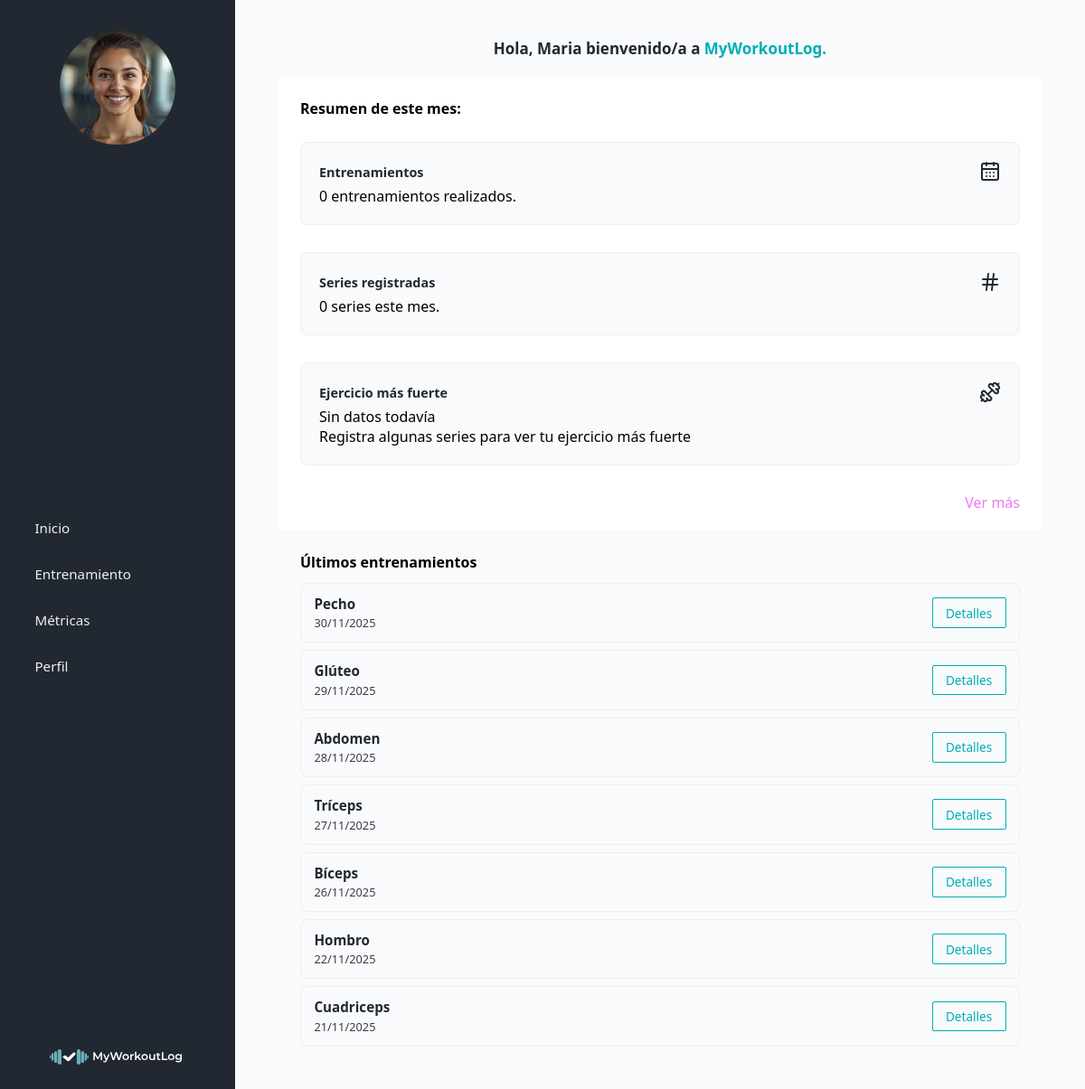
Page /index.php?controller=dashboard&action=index (signed in) on the committed database.
### tables this page shows
CREATE TABLE `entrenamientos` (
  `id` int(11) NOT NULL,
  `id_usuario` int(11) NOT NULL,
  `fecha` date NOT NULL,
  `nombre_entrenamiento` varchar(100) NOT NULL,
  `notas` text DEFAULT NULL
);

### controller/DashboardController.php (called while the page is built, shortened)
<?php
require_once __DIR__ . '/helpers.php';
require_once __DIR__ . '/../model/Entrenamiento.php';
require_once __DIR__ . '/../model/Serie.php';
class DashboardController
{
    public function index(){
        $idUsuario = $_SESSION['id_usuario'];
        $hoy = new DateTime();
        $primerDiaMes = (clone $hoy)->modify('first day of this month')->format('Y-m-d');
        $ultimoDiaMes = (clone $hoy)->modify('last day of this month')->format('Y-m-d');
        $entrenamientosMes      = Entrenamiento::listarPorUsuario($idUsuario, $primerDiaMes, $ultimoDiaMes);
        $totalEntrenamientosMes = count($entrenamientosMes);
        $totalSeriesMes = Serie::contarSeriesPorUsuarioYRango(
            $idUsuario,
            $primerDiaMes,
            $ultimoDiaMes
        );
        $entrenamientosTodos   = Entrenamiento::listarPorUsuario($idUsuario, null, null);
        $ultimosEntrenamientos = array_slice($entrenamientosTodos, 0, 7);
        require __DIR__ . '/../view/layout.php';
    }
}

### index.php (called while the page is built, shortened)
<?php
require_once __DIR__ . '/controller/helpers.php';
$action         = $_GET['action']     ?? 'login';
$action         = preg_replace('/[^a-zA-Z0-9_]/', '', $action);
$controller = new $controllerClass();
$controller->$action();

### controller/helpers.php (called while the page is built, shortened)
<?php
function esAdmin(): bool{
    return isset($_SESSION['rol']) && $_SESSION['rol'] === 'admin';
}
function obtenerFotoPerfilWeb(): ?string{
    $idUsuario = (int) $_SESSION['id_usuario'];
    $ruta      = "public/img/perfil/{$idUsuario}.jpg";
    if (file_exists($ruta)) {
        return $ruta;
    }
    return null;
}

### model/Entrenamiento.php (called while the page is built, shortened)
<?php
require_once __DIR__ . '/Serie.php';
class Entrenamiento
{
    private ?int $id = null;
    private string $fecha;
    private string $nombre_entrenamiento;
    public function __construct(
        ?int $id = null,
        int $id_usuario = 0,
        string $fecha = '',
        string $nombre_entrenamiento = '',
        ?string $notas = null
    ) {
        $this->id                  = $id;
        $this->fecha               = $fecha;
        $this->nombre_entrenamiento = $nombre_entrenamiento;
    }
    public function getId(): ?int
    {
        return $this->id;
    }
    public function getFecha(): string
    {
        return $this->fecha;
    }
    public function getNombreEntrenamiento(): string
    {
        return $this->nombre_entrenamiento;
    }
    public static function listarPorUsuario(
        int $id_usuario,
        ?string $desde = null,
        ?string $hasta = null
    ): array {
        $pdo = Conexion::conectar();
        $sql = "SELECT * FROM entrenamientos
                WHERE id_usuario = :id_usuario";
        $params = ['id_usuario' => $id_usuario];
        if ($desde !== null && $desde !== '') {
            $sql .= " AND fecha >= :desde";
            $params['desde'] = $desde;
        }
        if ($hasta !== null && $hasta !== '') {
            $sql .= " AND fecha <= :hasta";
            $params['hasta'] = $hasta;
        }
        $sql .= " ORDER BY fecha DESC, id DESC";
        $stmt = $pdo->prepare($sql);
        $stmt->execute($params);
        $entrenamientos = [];
        while ($fila = $stmt->fetch()) {
            $entrenamientos[] = new Entrenamiento(
                (int)$fila['id'],
                (int)$fila['id_usuario'],
                $fila['fecha'],
                $fila['nombre_entrenamiento'],
                $fila['notas'] !== null ? (string)$fila['notas'] : null
            );
        }
        return $entrenamientos;
    }
}

### model/Serie.php (called while the page is built, shortened)
<?php
class Serie{
    public static function contarSeriesPorUsuarioYRango(
    int $id_usuario,
    ?string $desde,
    ?string $hasta
    ): int {
        $pdo = Conexion::conectar();
        $sql = "SELECT COUNT(*) AS total
                FROM series s
                JOIN entrenamientos e ON s.id_entrenamiento = e.id
                WHERE e.id_usuario = :id_usuario";
        $params = ['id_usuario' => $id_usuario];
        if ($desde !== null) {
            $sql .= " AND e.fecha >= :desde";
            $params['desde'] = $desde;
        }
        if ($hasta !== null) {
            $sql .= " AND e.fecha <= :hasta";
            $params['hasta'] = $hasta;
        }
        $stmt = $pdo->prepare($sql);
        $stmt->execute($params);
        $fila = $stmt->fetch();
        return $fila ? (int)$fila['total'] : 0;
    }
}

### view/app/home/index.php (the view)
    <div class="dashboard__titulo">
    <h1 class="dashboard__titulo__h1">
    Hola, <?php echo htmlspecialchars($_SESSION['nombre_usuario'] ?? ''); ?> bienvenido/a a <span class="dashboard__titulo__h1--terciario">MyWorkoutLog.</span>
    </h1>
</div>
<section class="dashboard-resumen">
    <div class="dashboard-resumen__contenedor-titulo">
        <h2 class="dashboard-resumen__contenedor-titulo__h2">
            Resumen de este mes:
        </h2>
        <div class="dashboard-resumen__contenedor-cards">
            <div class="dashboard-resumen__card">
                <div class="dashboard-resumen__card__contenedor-icono">
                     <p class="dashboard-resumen__card__contenedor-icono__titulo">Entrenamientos</p>
                     <i data-lucide="calendar-days" class="dashboard-resumen__card__contenedor-icono__icono"></i>
                </div>
                <div class="dashboard-resumen__card__valor-variable">
                    <p class="dashboard-resumen__card__parrafo">
                        <?php echo (int) $totalEntrenamientosMes; ?>
                         entrenamientos realizados.
                    </p>
                </div>
            </div>
            <div class="dashboard-resumen__contenedor-cards">
            <div class="dashboard-resumen__card">
                <div class="dashboard-resumen__card__contenedor-icono">
                     <p class="dashboard-resumen__card__contenedor-icono__titulo">Series registradas</p>
                     <i data-lucide="hash" class="dashboard-resumen__card__contenedor-icono__icono"></i>
                </div>
                <div class="dashboard-resumen__card__valor-variable">
                    <p class="dashboard-resumen__card__parrafo">
                        <?php echo (int) $totalSeriesMes; ?>
                         series este mes.
                    </p>
                </div>
            </div>
             <div class="dashboard-resumen__contenedor-cards">
            <div class="dashboard-resumen__card">
                <div class="dashboard-resumen__card__contenedor-icono">
                     <p class="dashboard-resumen__card__contenedor-icono__titulo">Ejercicio más fuerte</p>
                     <i data-lucide="dumbbell" class="dashboard-resumen__card__contenedor-icono__icono"></i>
                </div>
                <div class="dashboard-resumen__card__valor-variable">
                    <p class="dashboard-resumen__card__parrafo">
                        <?php if (!empty($topFuerzaMes) && !empty($topFuerzaMes['nombre_ejercicio'])): ?>
                        <?php echo htmlspecialchars($topFuerzaMes['nombre_ejercicio']); ?>
                    <?php else: ?>
                        Sin datos todavía
                    <?php endif; ?>
                    <?php if (!empty($topFuerzaMes) && isset($topFuerzaMes['max_peso'])): ?>
                    <p class="dashboard-summary__item-valor-variable">
                        Peso: <?php echo (float)$topFuerzaMes['max_peso']; ?> kg
                    </p>
                <?php else: ?>
                    <p class="dashboard-summary__item-valor-variable">
                        Registra algunas series para ver tu ejercicio más fuerte
                    </p>
                <?php endif; ?>
                    </p>
                </div>
            </div>
        </div>
    </div>
    <div class="dashboard-resumen__contenedor-ver-mas">
        <a href="index.php?controller=metrics&action=index" class="dashboard-resumen__contenedor-ver-mas__link">Ver más</a>
    </div>
</section>
<section class="dashboard-entrenamientos">
    <div class="dashboard-entrenamientos__header">
        <h2 class="dashboard-entrenamientos__titulo">
            Últimos entrenamientos
        </h2>
    </div>
    <?php if (!empty($ultimosEntrenamientos)): ?>
        <ul class="dashboard-entrenamientos__lista">
            <?php foreach ($ultimosEntrenamientos as $ent): ?>
                <?php
                $fechaObj = DateTime::createFromFormat('Y-m-d', $ent->getFecha());
                $fechaFormateada = $fechaObj ? $fechaObj->format('d/m/Y') : htmlspecialchars($ent->getFecha());
                ?>
                <li class="dashboard-entrenamientos__lista__item">
                    <div class="dashboard-entrenamientos__info">
                        <span class="dashboard-entrenamientos__nombre">
                            <?php echo htmlspecialchars($ent->getNombreEntrenamiento()); ?>
                        </span>
                        <span class="dashboard-entrenamientos__fecha">
                            <?php echo $fechaFormateada; ?>
                        </span>
                    </div>
                    <a
                        class="dashboard-entrenamientos__button"
                        href="index.php?controller=entrenamiento&action=ver&id=<?php echo $ent->getId(); ?>"
                    >
                        Detalles
                    </a>
                </li>
            <?php endforeach; ?>
        </ul>
    <?php else: ?>
        <p class="dashboard-last__empty">
            Aún no has registrado entrenamientos. Empieza desde el apartado <strong>Entrenar</strong>.
        </p>
    <?php endif; ?>
</section>

### view/partials/header2.php (shortened to what this page needs)
<!DOCTYPE html>
<html lang="es">
<head>
    <link rel="stylesheet" href="public/css/css.css">
</head>
<body class="layout-app">
<?php
$fotoPerfilWeb = obtenerFotoPerfilWeb();
?>

### view/partials/aside.php
<aside class="sidebar">
    <div class="sidebar__inner">
        <?php if (!empty($fotoPerfilWeb)): ?>
            <div class="sidebar__avatar">
                <img class="avatar" src="<?php echo htmlspecialchars($fotoPerfilWeb); ?>" alt="Foto de perfil">
            </div>
        <?php endif; ?>
        <nav class="sidebar__nav">
            <?php if (esAdmin()): ?>
                <a href="index.php?controller=admin&action=gestionarUsuarios" class="sidebar__link">
                    Gestionar usuarios
                </a>
                <a href="index.php?controller=admin&action=gestionarEjercicios" class="sidebar__link">
                    Gestionar ejercicios
                </a>
                <a href="index.php?controller=auth&action=logout" class="sidebar__link">
                    Cerrar sesión
                </a>
            <?php else: ?>
                <a href="index.php?controller=dashboard&action=index" class="sidebar__link">
                    Inicio
                </a>
                <a href="index.php?controller=entrenamiento&action=index" class="sidebar__link">
                    Entrenamiento
                </a>
                <a href="index.php?controller=metrics&action=index" class="sidebar__link">
                    Métricas
                </a>
                <a href="index.php?controller=perfil&action=index" class="sidebar__link">
                    Perfil
                </a>
            <?php endif; ?>
        </nav>
        <div class="sidebar__footer">
            <div class="sidebar__logo">
                <img src="public/img/MyWorkoutLog_H_Dark.svg" alt="MyWorkoutLog">
            </div>
        </div>
    </div>
</aside>

### view/layout.php (shortened to what this page needs)
<?php require __DIR__ . '/partials/header2.php'; ?>
<?php require __DIR__ . '/partials/aside.php'; ?>
<main class="main__general">
    <?php require $vistaContenido; ?>
</main>
<?php require __DIR__ . '/partials/footer.php'; ?>

### view/partials/footer.php (shortened to what this page needs)
</body>
</html>

### rows in the picture
entrenamientos: nombre_entrenamiento "Pecho", fecha "30/11/2025"
entrenamientos: nombre_entrenamiento "Glúteo", fecha "29/11/2025"
entrenamientos: nombre_entrenamiento "Abdomen", fecha "28/11/2025"
entrenamientos: nombre_entrenamiento "Tríceps", fecha "27/11/2025"
entrenamientos: nombre_entrenamiento "Bíceps", fecha "26/11/2025"
entrenamientos: nombre_entrenamiento "Hombro", fecha "22/11/2025"
entrenamientos: nombre_entrenamiento "Cuadriceps", fecha "21/11/2025"

### other values in the picture
$_SESSION['nombre_usuario'] "Maria"
$totalEntrenamientosMes "0"
$totalSeriesMes "0"
